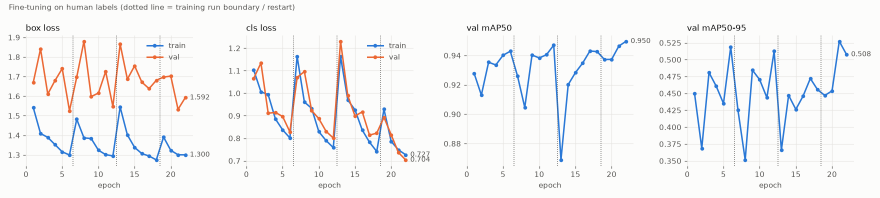
#> input picture docs/images/convergence_human.png, 1760 x 396 px, found by its file name (shown at 1/2 size); its folder holds only this picture in this run
$ python prepare_pretraining.py   (older library calls are emulated)
#> lines starting #> are read from the running program, lines starting #| are printed output that depends on the picture
#> in main, img is the input picture: shape (396, 1760, 3); mean B, G, R 245, 244.6, 244.5
### stomata/preprocessing.py
"""预处理模块：光照校正、对比度增强、带通滤波与暗线结构强化。
Preprocessing: illumination correction, contrast enhancement, band-pass filtering and dark-line enhancement.

透射显微镜叶表皮图像的亮度可以分解为
The brightness of a transmitted-light leaf-epidermis micrograph can be decomposed as

    I(x, y) = L(x, y) · R(x, y) + n(x, y)

其中 L 为低频照明/叶脉阴影（尺度 >> 气孔），R 为组织透过率（包含气孔、细胞壁），
n 为高频噪声。本模块依次：
where L is low-frequency illumination / vein shading (scale >> stoma), R is tissue transmittance
(stomata, cell walls) and n is high-frequency noise. This module applies, in order:

1. **平场校正 (flat-field)**：用大尺度高斯 G_σbg * I 估计 L，做除法 I / L，
   把乘性阴影变为常数 —— 这一步直接解决"叶脉引起的强暗区"问题，
   也是禁止使用全局阈值的根本原因（未校正前同一气孔在亮区/暗区灰度差异巨大）。
   **Flat-field correction**: estimate L with a large Gaussian G_σbg * I and divide, I / L, turning
   multiplicative shading into a constant. This removes the dark regions caused by veins and is the
   reason a global threshold is not allowed (before correction the same stoma has very different
   grey levels in bright and dark areas).
2. **CLAHE**：分块限制对比度的直方图均衡化，进一步拉平局部对比度。
   **CLAHE**: tiled, contrast-limited histogram equalisation that further evens out local contrast.
3. **DoG 带通**：G_σ1 - G_σ2，σ1 抑制像素级噪声，σ2 去除残余低频背景。
   **DoG band-pass**: G_σ1 - G_σ2; σ1 suppresses pixel noise, σ2 removes residual low-frequency background.
4. **形态学黑顶帽 (black-hat)**：closing(I) - I，提取宽度小于结构元的暗线
   （保卫细胞外轮廓、气孔裂隙、细胞壁），作为"暗结构强度图"。
   **Morphological black-hat**: closing(I) - I extracts dark lines narrower than the structuring element
   (guard-cell outlines, stomatal slits, cell walls) as a "dark-structure strength" map.
5. **多尺度 Hessian 斑点图**：在暗结构密度图上计算 Hessian 行列式 (DoH)，
   两个特征值同号且接近 ⇒ 各向同性斑点（气孔）；一大一小 ⇒ 线状结构（细胞壁）。
   **Multi-scale Hessian blob map**: the determinant of Hessian (DoH) on the dark-structure map;
   two eigenvalues of the same sign and similar size ⇒ isotropic blob (stoma); one large and one
   small ⇒ line-like structure (cell wall).
"""
from __future__ import annotations

from dataclasses import dataclass
from typing import Sequence

import cv2
import numpy as np
from skimage.feature import hessian_matrix, hessian_matrix_eigvals


def to_gray_float(image: np.ndarray) -> np.ndarray:
    """任意输入 (uint8/uint16/float, 灰度/BGR) → float32 灰度 [0, 1]。
    Any input (uint8/uint16/float, grey/BGR) → float32 grey in [0, 1]."""
    img = image
    if img.ndim == 3:
        img = cv2.cvtColor(img[..., :3], cv2.COLOR_BGR2GRAY)
    img = img.astype(np.float32)
    lo, hi = float(img.min()), float(img.max())
    if hi > 1.0:  # 整型动态范围 / integer dynamic range
        img = img / (65535.0 if hi > 255 else 255.0)
    return np.clip(img, 0.0, 1.0)


def robust_normalize(x: np.ndarray, p_lo: float = 0.5, p_hi: float = 99.5) -> np.ndarray:
    """按百分位做鲁棒线性拉伸到 [0, 1]，避免少数极亮/极暗像素主导。
    Robust percentile-based linear stretch to [0, 1], so a few extreme pixels do not dominate."""
    lo, hi = np.percentile(x, [p_lo, p_hi])
    return np.clip((x - lo) / max(hi - lo, 1e-6), 0.0, 1.0).astype(np.float32)


def flat_field_correct(gray: np.ndarray, sigma_bg: float = 40.0) -> np.ndarray:
    """乘性光照校正：I / (G_σ * I)。
    Multiplicative illumination correction: I / (G_σ * I).

    σ_bg 需远大于气孔尺寸（~30 px），否则会把气孔本身当作背景除掉。
    σ_bg must be much larger than a stoma (~30 px), otherwise the stoma itself is divided out as background.
    """
    bg = cv2.GaussianBlur(gray, (0, 0), sigma_bg)
    flat = gray / (bg + 1e-3)
    return robust_normalize(flat)


def clahe(img01: np.ndarray, clip_limit: float = 2.0, tile: int = 16) -> np.ndarray:
    u8 = (img01 * 255).astype(np.uint8)
    out = cv2.createCLAHE(clipLimit=clip_limit, tileGridSize=(tile, tile)).apply(u8)
    return out.astype(np.float32) / 255.0


# [35 lines left out: functions difference_of_gaussians, black_tophat, hessian_blob_map, not called in this run]


@dataclass
class PreprocessResult:
    gray: np.ndarray       # 原始灰度 [0,1] / original grey
    flat: np.ndarray       # 平场校正后 / after flat-field correction
    enhanced: np.ndarray   # CLAHE 增强（模板匹配的输入）/ CLAHE-enhanced (template-matching input)
    bandpass: np.ndarray   # DoG 带通 / DoG band-pass
    ridge: np.ndarray      # 黑顶帽暗结构强度 [0,1] / black-hat dark-structure strength
    energy: np.ndarray     # 暗结构局部密度（用于抑制空白背景的伪响应）/ local density of dark structure (suppresses false responses on blank background)


# [16 lines left out: function preprocess, not called in this run]

### stomata/detector.py
"""阶段一：免训练传统图像处理气孔检测器。
Stage 1: training-free classical image-processing stomata detector.

流水线 / Pipeline
-----------------
    原图 / input image
     │  preprocess(): 平场校正 → CLAHE → DoG 带通 / 黑顶帽暗结构图 / 暗结构能量
     │                flat-field → CLAHE → DoG band-pass / black-hat dark-structure map / dark-structure energy
     ▼
    自举气孔模板 (templates.bootstrap_template, 完全无监督)
    self-bootstrapped stoma template (templates.bootstrap_template, fully unsupervised)
     ▼
    旋转×尺度×长宽比 NCC 响应图   S(x) = max_{θ,s,ρ} NCC(I, T_{θ,s,ρ})(x) · g(x)
    rotation × scale × aspect NCC response map
     │   g(x) = clip(E(x)/E_90, 0, 1)^γ   暗结构能量门控，压制空白背景上的噪声相关
     │                                      dark-structure energy gate, suppresses noise correlation on blank background
     │   ※ 大图按重叠分块计算，"拼接响应图"后再全图统一找峰 ⇒ 分块边界上不会重复计数
     │     large images are processed in overlapping tiles; peaks are found once on the stitched response
     │     map, so nothing is double-counted at tile borders
     ▼
    候选定位：响应图局部极大值
    candidate localisation: local maxima of the response map
    候选分割：响应图局部自适应阈值 → 距离变换 → 标记控制分水岭（分离粘连气孔）
    candidate segmentation: local adaptive threshold on the response → distance transform →
    marker-controlled watershed (separates touching stomata)
     ▼
    逐候选精修（±4 px、±5°、细尺度/长宽比）→ 精确中心、方向、尺度
    per-candidate refinement (±4 px, ±5°, fine scale/aspect) → precise centre, orientation, scale
     ▼
    多维硬过滤（全部可配置，见 DetectorConfig）
    multi-criteria hard filters (all configurable, see DetectorConfig)
       ① 分水岭区域几何：面积比、偏心率、凸性 solidity、惯性比 λmin/λmax
          watershed-region geometry: area ratio, eccentricity, solidity, inertia ratio λmin/λmax
       ② 轴向延续比 end_ratio：沿长轴方向 ±0.8L 处响应 / 中心响应。
          气孔是"有端点"的闭合结构 ⇒ 响应在两端衰减；叶脉/平行细胞壁条纹
          沿长轴无限延伸 ⇒ 比值 ≈ 1。这是剔除叶脉误检最有效的判据。
          axial end ratio: response at ±0.8L along the major axis / response at the centre.
          A stoma is a closed structure with ends, so the response decays at both ends; veins and
          parallel cell-wall stripes extend along the axis, so the ratio ≈ 1. This is the most
          effective criterion for rejecting vein false positives.
       ③ 结构张量相干度 coherence：C = (λ1-λ2)/(λ1+λ2)，在 σ≈16 px 的邻域积分。
          叶脉/纤维束为单一方向纹理 C→1；气孔及其周围表皮细胞方向杂乱 C 较低。
          structure-tensor coherence C = (λ1-λ2)/(λ1+λ2), integrated over σ ≈ 16 px.
          Veins / fibre bundles are uni-directional (C → 1); stomata and surrounding epidermal cells
          have mixed orientations (lower C).
       ④ 内部暗度对比 darkness：椭圆内平均灰度 - 外环平均灰度（气孔 < 0）。
          interior darkness: mean grey inside the ellipse − mean grey of the outer ring (< 0 for stomata).
       ⑤ 射线-椭圆闭合验证：从中心发出 32 条射线，每条寻找
          "内侧亮(保卫细胞) → 暗谷(外壁) → 外侧回升" 的剖面；
          有效射线比例 = 闭合度；对谷点做最小二乘椭圆拟合，拟合残差衡量"是否为椭圆"。
          细胞壁交界点只在少数方向有暗谷 ⇒ 闭合度低 / 残差大。
          椭圆拟合同时给出长轴直径的测量值。
          ray–ellipse closure check: 32 rays from the centre, each looking for the profile
          "bright inside (guard cell) → dark valley (outer wall) → rising outside";
          fraction of valid rays = closure; a least-squares ellipse fit to the valley points, whose
          residual measures how elliptical the outline is. Cell-wall junctions have valleys in only a
          few directions ⇒ low closure / large residual. The ellipse fit also measures the major axis.
     ▼
    NMS 去重 → 边缘剔除 (margin exclusion) → 结果
    NMS de-duplication → margin exclusion → result
"""
from __future__ import annotations

from dataclasses import asdict, dataclass, field
from typing import Optional

import cv2
import numpy as np
from scipy import ndimage as ndi
from skimage.feature import peak_local_max
from skimage.measure import regionprops
from skimage.segmentation import watershed

from .preprocessing import PreprocessResult, preprocess
from .templates import StomaTemplate, bootstrap_template, build_bank, multi_orientation_match, rotate_template


# ============================================================================
# 配置 / Configuration
# ============================================================================
@dataclass
class DetectorConfig:
    # ---- 尺度先验 / scale prior ----
    expected_major_px: float = 34.0          # 气孔长轴的大致像素长度（20–60 均可），用于自举与种子间距 / approximate stoma major axis in px (20–60 all fine), used for bootstrapping and seed spacing
    expected_major_um: Optional[float] = None  # 若同时给出 um_per_px，则以物理尺寸换算 expected_major_px / if um_per_px is also given, expected_major_px is derived from the physical size
    # ---- 预处理 / preprocessing ----
    sigma_bg: float = 40.0
    clahe_clip: float = 2.0
    clahe_tile: int = 16
    dog_sigmas: tuple = (1.0, 10.0)
    line_width: int = 9
    # ---- 模板 / template ----
    template_path: Optional[str] = None      # 加载已保存的模板（.npz）；None ⇒ 在每张图上自举 / load a saved template (.npz); None ⇒ bootstrap on each image
    bootstrap_seeds: int = 60
    bootstrap_iters: int = 2
    angle_step: float = 10.0                 # 气孔关于中心 180° 对称，只需搜索 [0,180) / stomata are 180° symmetric, so only [0,180) is searched
    scales: tuple = (0.9, 1.1, 1.3)          # 相对模板的尺度 / scales relative to the template
    aspects: tuple = (1.0, 1.35)             # 长宽比拉伸（开放/闭合程度不同的气孔） / aspect stretch (stomata opened/closed to different degrees)
    crop_factor: float = 0.52                # 模板裁剪半径 = factor × 模板长轴 / template crop radius = factor × template major axis
    match_sigma: float = 1.5                 # 匹配前对增强图的高斯平滑（抑制 CLAHE 放大的噪声） / Gaussian smoothing before matching (suppresses noise amplified by CLAHE)
    energy_gamma: float = 0.5
    # ---- 分块 (大图) / tiling (large images) ----
    tile_size: int = 2048
    tile_overlap: int = 96                   # 需 > 最大模板半径 / must exceed the largest template radius
    # ---- 候选 / candidates ----
    candidate_mode: str = "ncc"              # "ncc": 自举模板旋转匹配响应图（默认） / "ncc": rotated bootstrapped-template matching (default)
                                             # "doh": 多尺度 Hessian 暗斑点图（召回高、定位偏差较大） / "doh": multi-scale Hessian dark blobs (high recall, less precise localisation)
    doh_scale_factors: tuple = (1 / 4.5, 1 / 3.6, 1 / 3.0)   # σ = factor × 期望长轴 / σ = factor × expected major axis
    candidate_threshold: float = 0.20        # 候选图找峰阈值（宽松，保证召回） / peak threshold on the candidate map (loose, for recall)
    min_distance_factor: float = 0.45        # 种子最小间距 = factor × 期望长轴 / minimum seed spacing = factor × expected major axis
    adaptive_sigma_factor: float = 2.0       # 自适应阈值局部均值的高斯 σ = factor × 期望长轴 / Gaussian σ of the adaptive-threshold local mean = factor × expected major axis
    adaptive_offset: float = 0.05
    mask_floor: float = 0.15
    # ---- 精修 / refinement ----
    refine_scales: tuple = (0.8, 0.9, 1.0, 1.1, 1.2, 1.3, 1.4)
    refine_aspects: tuple = (1.0, 1.2, 1.4, 1.6)
    refine_angles: tuple = (-5.0, 0.0, 5.0)
    refine_shift: int = 4
    # ---- 硬过滤（默认值在 data/annotations 中 3 种成像风格的参考区域上联合标定，见 README） / hard filters (defaults jointly calibrated on reference regions of 3 imaging styles in data/annotations, see README) ----
    min_score: float = 0.30                  # 精修后的 NCC × 能量门控 / refined NCC × energy gate
    min_blob: float = 0.15                   # DoH 暗斑点强度下限（按全图 99.9 百分位归一化）：气孔整体是"暗椭圆斑" / minimum DoH dark-blob strength (normalised by the 99.9th percentile): a stoma is a dark elliptical blob
    area_range: tuple = (0.0, 20.0)          # 分水岭区域面积 / (π/4·长轴·短轴)（响应图区域，宽松） / watershed-region area / (π/4·major·minor) (response-map region, loose)
    max_eccentricity: float = 0.99
    min_solidity: float = 0.30
    min_inertia_ratio: float = 0.0
    min_region_fraction: float = 0.10        # 区域面积比低于此值时跳过①的形状过滤 / skip the shape filters of ① when the area ratio is below this
    max_end_ratio: float = 0.85              # 轴向延续比上限（叶脉 ≈ 1） / maximum axial end ratio (veins ≈ 1)
    coherence_sigma: float = 16.0
    max_coherence: float = 0.70              # 结构张量相干度上限（平行纹理 → 1） / maximum structure-tensor coherence (parallel texture → 1)
    max_darkness: float = -0.10              # 内部 - 外环 灰度差上限（需为负，即内部更暗） / maximum interior − outer-ring grey difference (must be negative, i.e. darker inside)
    ray_count: int = 32
    ray_contrast: float = 0.06               # 射线剖面 谷深 的最小灰度差 / minimum valley depth of a ray profile
    min_ray_coverage: float = 0.0            # 有效射线比例下限 / minimum fraction of valid rays
    max_ellipse_residual: float = 0.30       # 椭圆拟合归一化残差上限 / maximum normalised ellipse-fit residual
    ellipse_major_range: tuple = (0.5, 2.2)  # 拟合长轴 / 期望长轴 的允许范围 / allowed range of fitted major / expected major
    require_ellipse_fit: bool = False        # True ⇒ 射线椭圆拟合失败的候选直接剔除（默认只用于长轴测量） / True ⇒ reject candidates whose ray-ellipse fit fails (by default the fit is only used to measure the major axis)
    nms_factor: float = 0.75                 # 两检测中心距 < factor × 短轴 ⇒ 视为同一气孔 / centre distance < factor × minor axis ⇒ same stoma
    # ---- 边界 / borders ----
    margin_exclusion: bool = True
    margin_px: Optional[int] = None          # 额外安全边距（像素）；None ⇒ 0（bbox 模式）/ 0.5×长轴（center 模式） / extra safety margin (px); None ⇒ 0 (bbox mode) / 0.5 × major (center mode)
    margin_mode: str = "bbox"                # "bbox": 旋转椭圆外接框越出图像(或安全边距)即剔除 / "bbox": reject if the rotated ellipse bounding box leaves the image (or margin)
                                             # "center": 中心距边界 < margin_px 即剔除 / "center": reject if the centre is closer than margin_px to the border
    # ---- 物理尺度（可选） / physical scale (optional) ----
    um_per_px: Optional[float] = None

    def to_dict(self):
        return asdict(self)


@dataclass
class Detection:
    x: float
    y: float
    score: float
    angle_deg: float          # 长轴相对图像竖直方向的旋转角（逆时针，度） / major-axis angle from image vertical (counter-clockwise, degrees)
    major_px: float           # 长轴直径（外轮廓） / major-axis diameter (outer outline)
    minor_px: float           # 短轴直径 / minor-axis diameter
    major_source: str = "template"   # "ellipse"=射线椭圆拟合测量；"template"=模板尺度估计 / "ellipse" = measured by ray-ellipse fit; "template" = estimated from template scale
    blob: float = 0.0         # DoH 斑点强度 / DoH blob strength
    end_ratio: float = 0.0
    coherence: float = 0.0
    darkness: float = 0.0
    ray_coverage: float = 0.0
    ellipse_residual: float = 1.0
    area_ratio: float = 0.0
    eccentricity: float = 0.0
    solidity: float = 0.0
    inertia_ratio: float = 0.0
    edge: bool = False        # 是否触碰图像边缘（margin 规则） / touches the image border (margin rule)
    reason: str = ""          # 被剔除的原因（通过则为空） / rejection reason (empty if accepted)


@dataclass
class DetectionResult:
    detections: list                    # 通过全部过滤的 Detection / Detections that passed every filter
    rejected: list                      # 被过滤掉的候选（Detection.reason 注明原因） / rejected candidates (reason in Detection.reason)
    response: np.ndarray                # 候选热力图 / candidate heat map
    candidate_mask: np.ndarray          # 自适应阈值掩膜 / adaptive-threshold mask
    labels: np.ndarray                  # 分水岭标签 / watershed labels
    pre: PreprocessResult
    template: StomaTemplate
    image_shape: tuple
    extras: dict = field(default_factory=dict)

    @property
    def count(self) -> int:
        return len(self.detections)


# ============================================================================
# 检测器 / Detector
# ============================================================================
class ClassicalStomataDetector:
    """免训练气孔检测器（见模块文档）。
    Training-free stomata detector (see the module docstring).

    用法 / Usage::

        det = ClassicalStomataDetector(DetectorConfig(expected_major_px=34))
        res = det.detect(cv2.imread("leaf.jpg"))
        print(res.count, [(d.x, d.y, d.major_px) for d in res.detections])
    """

    def __init__(self, config: Optional[DetectorConfig] = None, template: Optional[StomaTemplate] = None):
        self.cfg = config or DetectorConfig()
        self.template = template
        if self.template is None and self.cfg.template_path:
            self.template = StomaTemplate.load(self.cfg.template_path)
        self._fixed_template = self.template is not None
        if self.cfg.expected_major_um and self.cfg.um_per_px:
            self.cfg.expected_major_px = float(self.cfg.expected_major_um / self.cfg.um_per_px)

    # ------------------------------------------------------------------ utils
    def _preprocess(self, image):
        c = self.cfg
        return preprocess(image, c.sigma_bg, c.clahe_clip, c.clahe_tile, tuple(c.dog_sigmas), c.line_width)

    def _match_image(self, pre):
        return cv2.GaussianBlur(pre.enhanced, (0, 0), self.cfg.match_sigma) if self.cfg.match_sigma > 0 else pre.enhanced

    def _crop_radius(self, template):
        return self.cfg.crop_factor * template.major_px

    def _gate(self, energy):
        e90 = np.percentile(energy, 90) + 1e-6
        return np.clip(energy / e90, 0, 1) ** self.cfg.energy_gamma

    # [313 lines left out: functions compute_blob_map, compute_response, segment_candidates, _refine, axes_dirs, _end_ratio and 7 more, not called in this run]

### scripts/prepare_pretraining.py
#!/usr/bin/env python
"""把 data/samples/pre-trainning 的"图像 + 检测叠加图"还原为点标注与有效区域掩膜。

输入目录结构（来自外部自动计数流程）：
    images/<name>.jpg      原图
    overlays/<name>.jpg    同一图像叠加了检测结果：
                           · 每个保留的气孔中心画一个绿色小圆点（约 30 px²）
                           · 被剔除的非表皮区域以暗红色半透明遮罩覆盖：overlay ≈ 0.35·img + (0, 0, 52)（BGR）
    auto_count_results.csv 每图计数（用于核对提取结果）

输出（--out 目录）：
    labels/<name>.json     {"image", "points": [[x, y], ...], "major_px": [...], "mask": "masks/<name>.png"}
    masks/<name>.png       有效表皮区域掩膜（255 = 有效，0 = 被剔除）
    summary.csv            每图：提取点数 / CSV 计数 / 有效面积比 / 估计长轴

注意：这些点是外部自动流程（YOLO）的输出，即**伪标签**而非人工真值。

English
-------
Recover point labels and valid-area masks from the "image + detection overlay" pairs in
data/samples/pre-trainning.

Input layout (from an external automatic counting pipeline):
    images/<name>.jpg      original image
    overlays/<name>.jpg    the same image with detections drawn on it:
                           · a small green dot (~30 px²) at each kept stoma centre
                           · excluded non-epidermis areas covered by a translucent dark-red mask:
                             overlay ≈ 0.35·img + (0, 0, 52) (BGR)
    auto_count_results.csv per-image counts (to check the extraction)

Output (--out directory):
    labels/<name>.json     {"image", "points": [[x, y], ...], "major_px": [...], "mask": "masks/<name>.png"}
    masks/<name>.png       valid epidermis mask (255 = valid, 0 = excluded)
    summary.csv            per image: extracted points / CSV count / valid-area fraction / estimated major axis

Note: these points come from an external automatic pipeline (YOLO), i.e. they are **pseudo-labels**,
not human ground truth.
"""
from __future__ import annotations

import argparse
import csv
import json
import os
import sys

import cv2
import numpy as np

sys.path.insert(0, os.path.join(os.path.dirname(os.path.abspath(__file__)), ".."))

from stomata.detector import ClassicalStomataDetector, DetectorConfig  # noqa: E402
from stomata.preprocessing import clahe, flat_field_correct, to_gray_float  # noqa: E402


def extract_points(img: np.ndarray, ov: np.ndarray, min_area: int = 8, max_area: int = 200) -> np.ndarray:
    """绿色圆点：G 明显高于 R、B 的小连通域，取质心。
    Green dots: small components where G clearly exceeds R and B; take their centroids."""
#> called with min_area = 8, max_area = 200
    b, g, r = [ov[..., i].astype(np.int32) for i in range(3)]
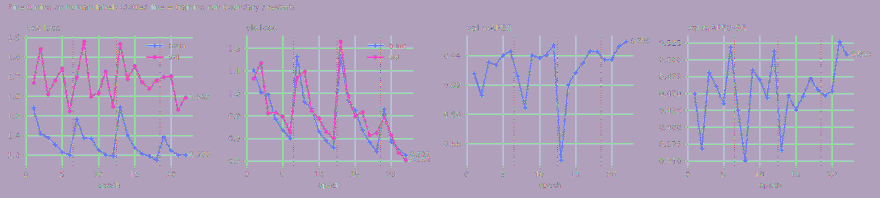
#> b: shape (396, 1760) int32 (shown at 1/2 size); 239 distinct labels, from 11 to 251; one colour per label, 0 black
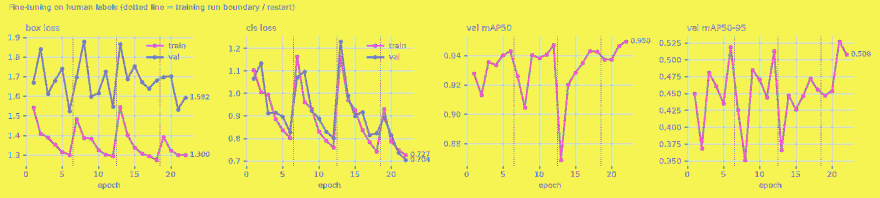
#> g: shape (396, 1760) int32 (shown at 1/2 size); 240 distinct labels, from 11 to 252; one colour per label, 0 black
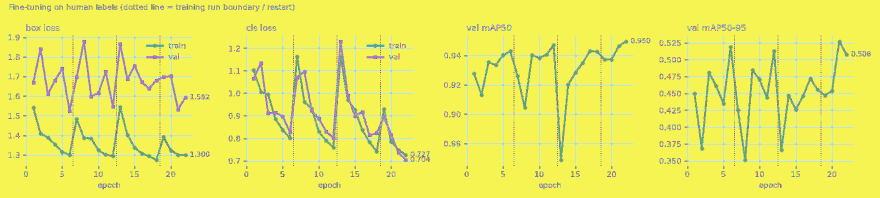
#> r: shape (396, 1760) int32 (shown at 1/2 size); 241 distinct labels, from 11 to 252; one colour per label, 0 black
    green = (g > 150) & (g - r > 80) & (g - b > 80)
#> green: shape (396, 1760) bool; every value is 0
    n, _, st, cen = cv2.connectedComponentsWithStats(green.astype(np.uint8))
#> n = 1; st = [[0, 0, 1760, 396, 696960]]; cen = [[879.5, 197.5]]
#> (the rest of the program and of its run is left out)
